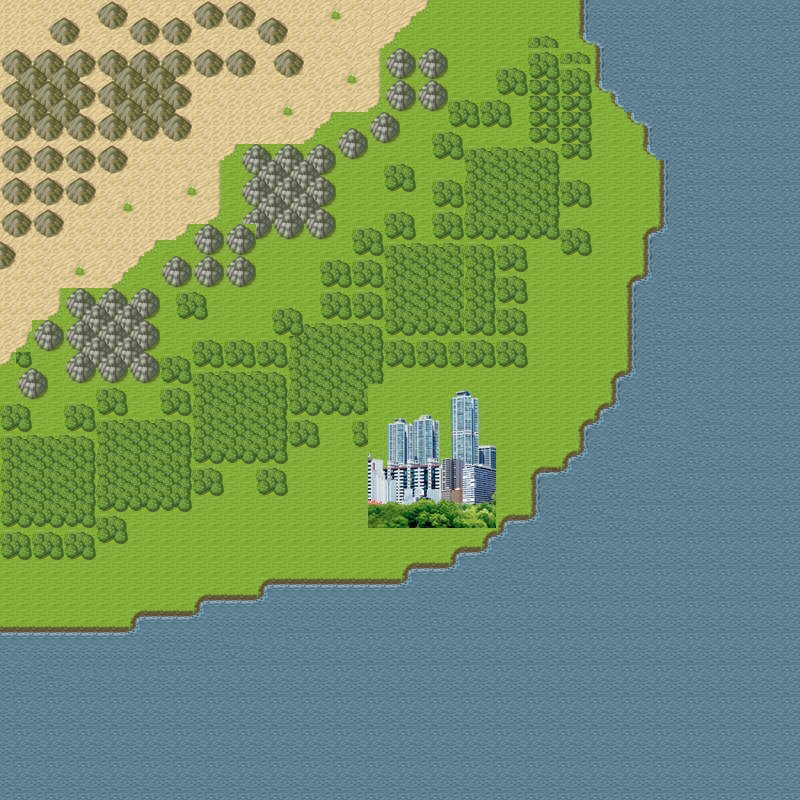

A 2D game scene composited from a Tiled map and its tileset images. What follows is a short description and the map's XML, with each tile layer's data collapsed to a summary:
An orthogonal 50x50 tile map with 16x16 px tiles, 2 tile layers (Background, Textures), 9 tilesets.

<map version="1.0" orientation="orthogonal" renderorder="right-down" width="50" height="50" tilewidth="16" tileheight="16" nextobjectid="1">
 <tileset firstgid="1" name="tile1" tilewidth="32" tileheight="32">
  <image source="pipo-map001.png" width="256" height="544" />
 </tileset>
 <tileset firstgid="137" name="water" tilewidth="16" tileheight="16">
  <image source="umi.png" width="32" height="160" />
 </tileset>
 <tileset firstgid="157" name="seco" tilewidth="16" tileheight="16">
  <image source="sabaku.png" width="32" height="160" />
 </tileset>
 <tileset firstgid="177" name="floresta" tilewidth="16" tileheight="16">
  <image source="mori.png" width="256" height="192" />
 </tileset>
 <tileset firstgid="369" name="meioSeco" tilewidth="16" tileheight="16">
  <image source="pipo-map001_at-sabaku.png" width="256" height="192" />
 </tileset>
 <tileset firstgid="561" name="montanhas" tilewidth="16" tileheight="16">
  <image source="pipo-map001_at-yama3.png" width="256" height="192" />
 </tileset>
 <tileset firstgid="753" name="vales" tilewidth="16" tileheight="16">
  <image source="pipo-map001_at-yama2.png" width="256" height="192" />
 </tileset>
 <tileset firstgid="945" name="city1" tilewidth="16" tileheight="16">
  <image source="city1.png" width="775" height="422" />
 </tileset>
 <tileset firstgid="2193" name="city2" tilewidth="16" tileheight="16">
  <image source="city2.png" width="1280" height="698" />
 </tileset>
 <layer name="Background" width="50" height="50">
  <data>[2500 cells, 2387 non-empty, 32 distinct tile ids]</data>
 </layer>
 <layer name="Textures" width="50" height="50">
  <data>[2500 cells, 864 non-empty, 253 distinct tile ids]</data>
 </layer>
</map>
